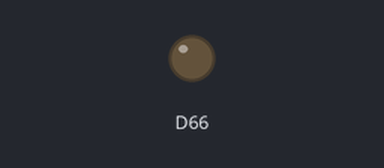
The sketch below on a simulated Arduino Due. On the bench: output pins drawn as LEDs (lit = HIGH).

Above: at 0.15 s.
Timing chart, 0 to 0.7 s (numbered marks = the images above):
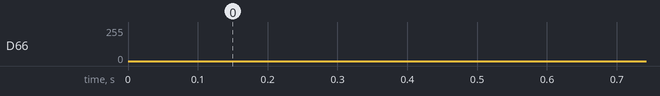

The sketch:

sketch_apr25a.ino
```cpp
#include <unistd.h>
int f(int x){
  return (4095*(x+1))/32;
}

int y=0;

int delaytime = (3125/44);

void setup() {
  pinMode(DAC0, OUTPUT);
  analogWriteResolution(12);
  //analogWrite(DAC0, 0);
  //analogWrite(DAC0, 4095);

}

void loop() {
  analogWrite(DAC0, f(y % 32));
  y=y+1;
  delayMicroseconds(delaytime);
}
```
